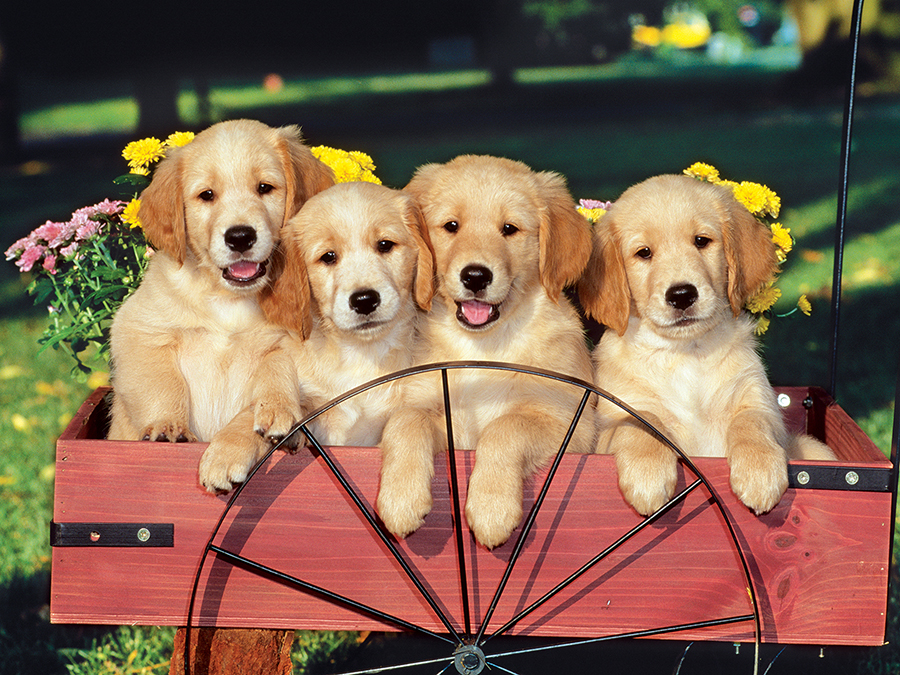
#> input picture images/dog.jpg, 900 x 675 px, found by its file name
$ python dip_lab03.py
#> lines starting #> are read from the running program, lines starting #| are printed output that depends on the picture; after the words box and inside, x2 and y2 are one past the last pixel; in counts of white or black regions, pixels touching at a corner belong together
# -*- coding: utf-8 -*-
"""DIP_LAB03.ipynb

Automatically generated by Colaboratory.

Original file is located at
    https://colab.research.google.com/drive/1HFbEk8J_FKqS8aHW9WZxlW0ZqUZrXbwJ
"""

import numpy as np
import glob
import matplotlib.pyplot as plt
import skimage.io
import skimage.color
import skimage.filters

img = skimage.io.imread(fname="images/dog.jpg")
#> img is the input picture: shape (675, 900, 3); mean R, G, B 130.7, 102.2, 80.4
fig, axis = plt.subplots()
plt.imshow(img)

# convert the image to grayscale
grayImage = skimage.color.rgb2gray(img)
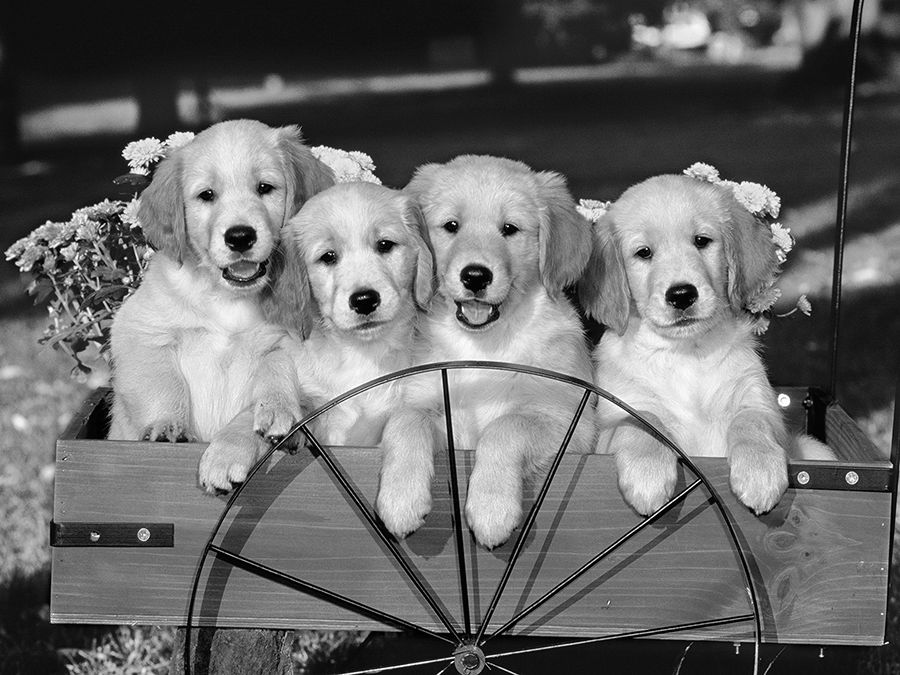
#> grayImage: shape (675, 900) float64; min 0, max 1, mean 0.418
fig, axis = plt.subplots()
plt.imshow(grayImage)
# blur the image to denoise
blurred_image = skimage.filters.gaussian(grayImage, sigma=1.0)

# show the histogram of the blurred image
histogram, bin_edges = np.histogram(blurred_image, bins=256, range=(0.0, 1.0))
#> histogram = 256 values, max 16220 at index 16, min 0 at index 0, mean 2373; bin_edges = 257 values from 0 to 1
fig, ax = plt.subplots()
plt.plot(bin_edges[0:-1], histogram)
plt.title("Graylevel histogram")
plt.xlabel("gray value")
plt.ylabel("pixel count")
plt.xlim(0, 1.0)

# perform automatic thresholding
t = skimage.filters.threshold_otsu(blurred_image)
#> t = 0.39
print("Found automatic threshold t = {}.".format(t))
#| Found automatic threshold t = 0.3899948520728623.

# create a binary mask with the threshold found by Otsu's method
binary_mask = blurred_image > t
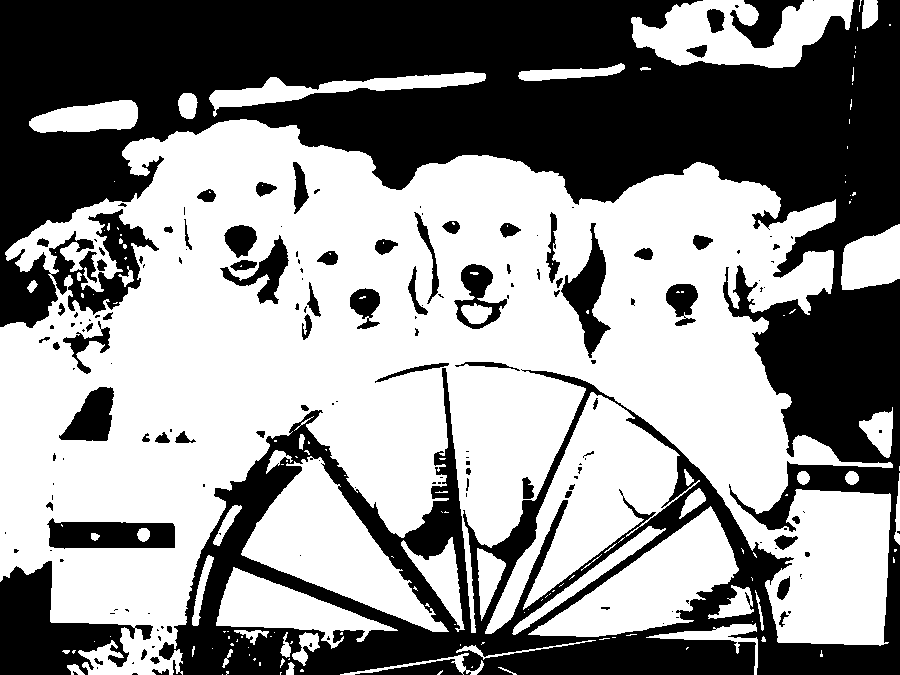
#> binary_mask: shape (675, 900) bool; 56% white; 169 black regions (94 under 20 px), largest, box (x1, y1, x2, y2) and area: (0, 0, 900, 675) 236512, (0, 561, 153, 675) 8249, (47, 518, 175, 549) 3018

fig, ax = plt.subplots()
plt.imshow(binary_mask, cmap="gray")

# apply the binary mask to select the foreground
selection = img.copy()
selection[~binary_mask] = 0
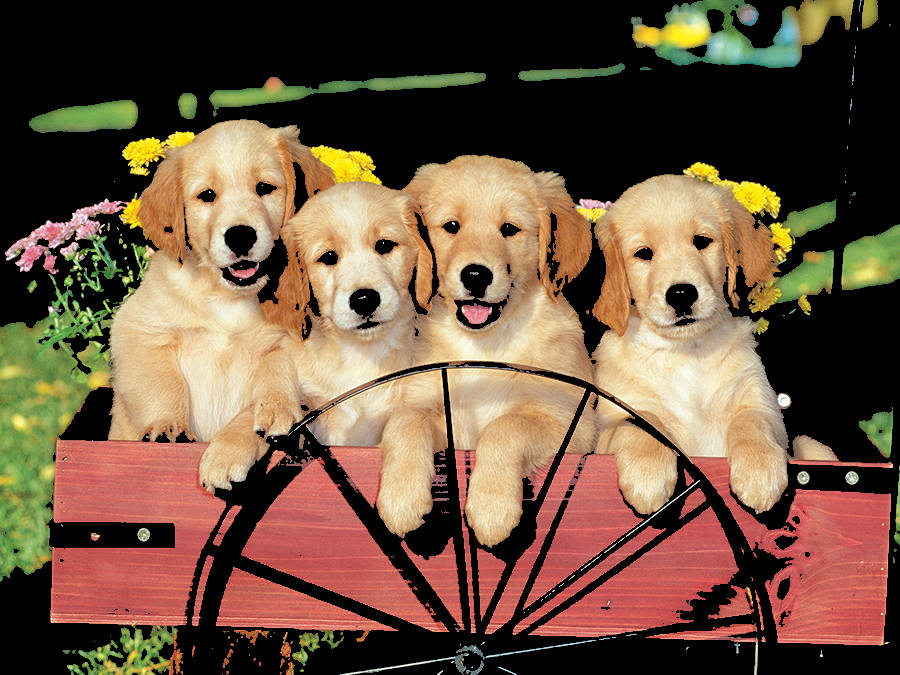
#> selection: shape (675, 900, 3); mean R, G, B 109.9, 84.7, 63.5

fig, ax = plt.subplots()
plt.imshow(selection)

# create a binary mask with the threshold taking t
t = 0.65
binary_mask = blurred_image > t
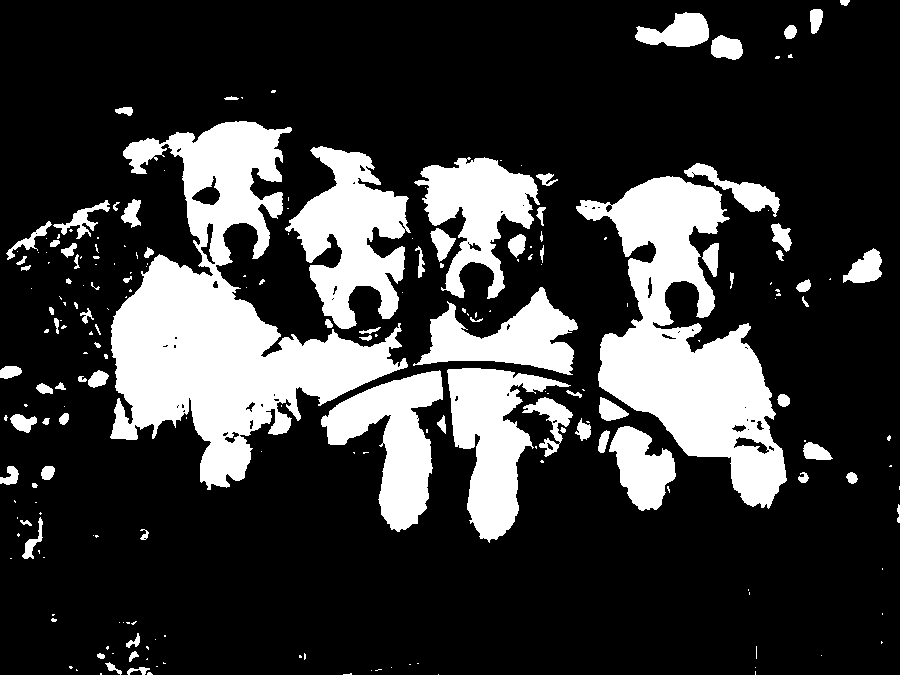
#> binary_mask: shape (675, 900) bool; 22.4% white; 216 white regions (132 under 20 px), largest, box (x1, y1, x2, y2) and area: (110, 121, 408, 490) 42659, (576, 176, 787, 509) 29494, (285, 146, 411, 329) 11794

fig, ax = plt.subplots()
plt.imshow(binary_mask, cmap="gray")

odd=[]
even=[]
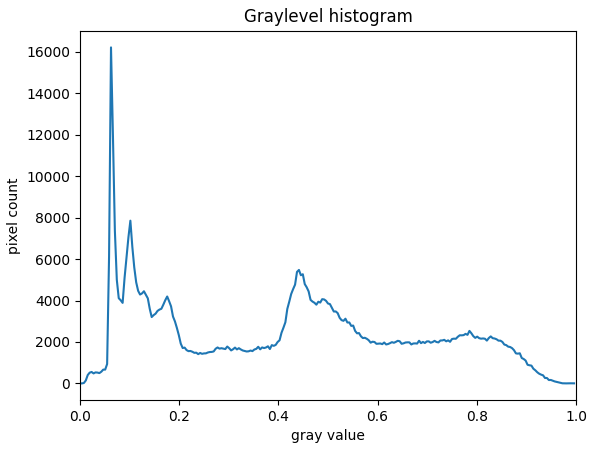
#> figure drawn by matplotlib, 1 panel; curve peaks at x = 0.0625, y = 16220

$ run again, with images/lab3b.jpg copied over images/dog.jpg
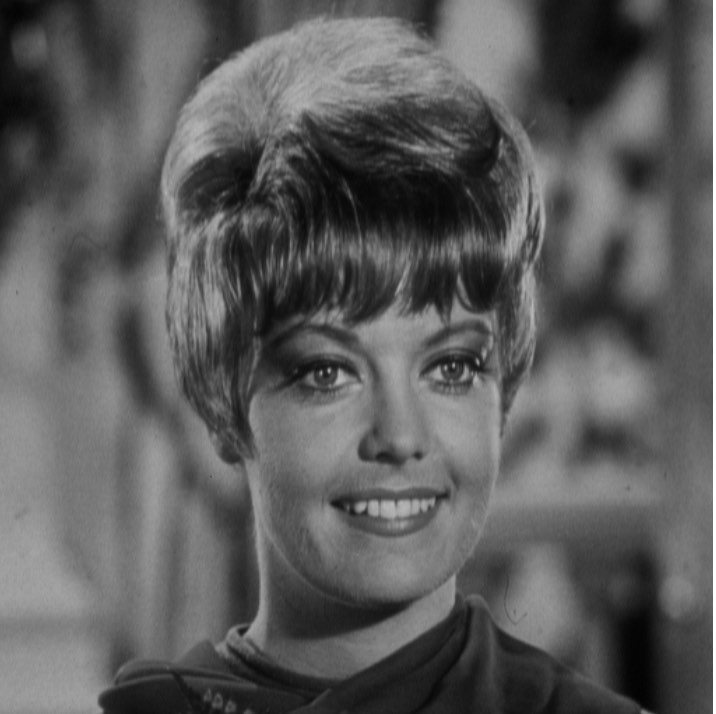
#> input picture images/lab3b.jpg, 716 x 714 px, found by its file name
#> img is the input picture: shape (714, 716, 3); min 1, max 255, mean 91.9
#> histogram = 256 values, max 5404 at index 120, min 0 at index 0, mean 1997; bin_edges = 257 values from 0 to 1
#> t = 0.347
#| Found automatic threshold t = 0.34708326850131227.
#> `binary_mask = blurred_image > t`:
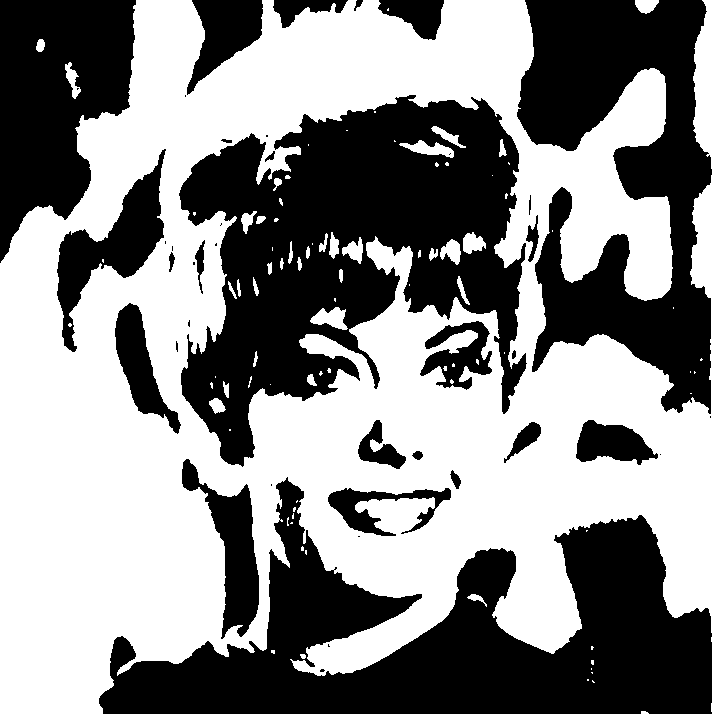
#> binary_mask: shape (714, 716) bool; 54.4% white; 42 black regions (17 under 20 px), largest, box (x1, y1, x2, y2) and area: (179, 95, 527, 467) 68721, (99, 477, 712, 714) 66314, (517, 0, 712, 414) 43347
#> `even=[]`:
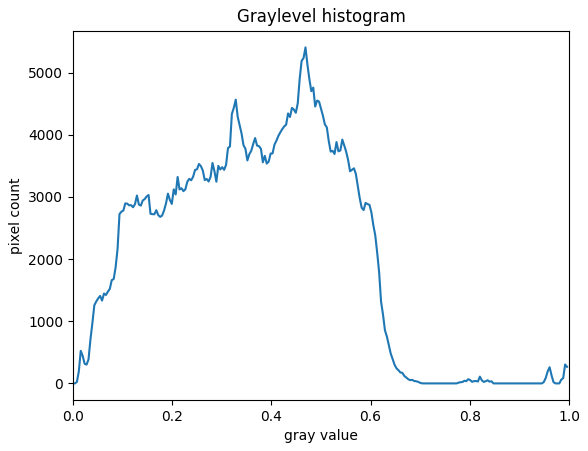
#> figure drawn by matplotlib, 1 panel; curve peaks at x = 0.469, y = 5404
